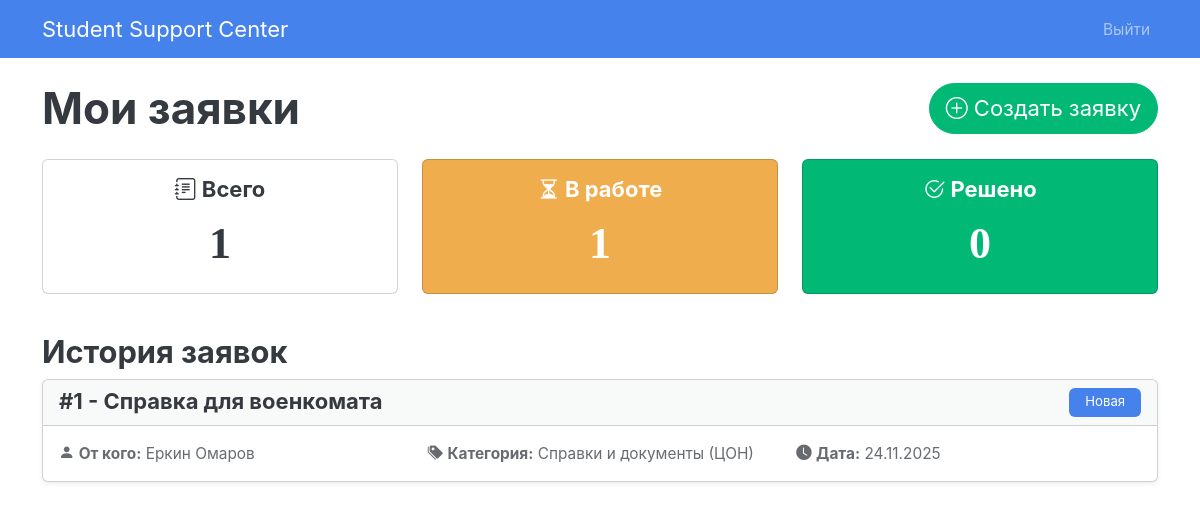
/ (signed in), run on an earlier commit of the app's database.
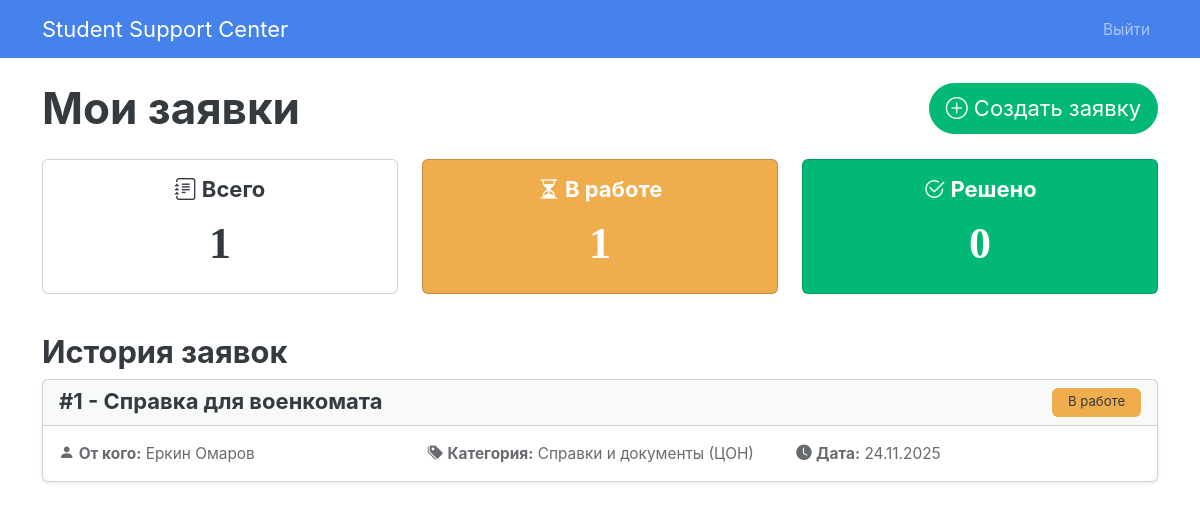
And on a later commit of the database.
### app/models.py (models this page shows, shortened)
class Ticket(db.Model):
    id = db.Column(db.Integer, primary_key=True)
    title = db.Column(db.String(100), nullable=False)
    description = db.Column(db.Text, nullable=False)
    location = db.Column(db.String(50)) # Мұны "Кабинет" немесе "Байланыс телефоны" деп қолдануға болады
    status = db.Column(db.String(20), nullable=False, default='Новая')
    created_at = db.Column(db.DateTime, default=datetime.utcnow)
    attachment_filename = db.Column(db.String(255), nullable=True)
    creator_id = db.Column(db.Integer, db.ForeignKey('user.id'), nullable=False)
    assignee_id = db.Column(db.Integer, db.ForeignKey('user.id'))
    category_id = db.Column(db.Integer, db.ForeignKey('category.id'), nullable=True)
    category = db.relationship('Category', backref=db.backref('tickets', lazy=True))
    comments = db.relationship('Comment', backref='ticket', lazy=True, cascade="all, delete-orphan")

class User(UserMixin, db.Model):
    id = db.Column(db.Integer, primary_key=True)
    email = db.Column(db.String(100), unique=True, nullable=False)
    full_name = db.Column(db.String(100), nullable=False)
    group_number = db.Column(db.String(20), nullable=True)
    password_hash = db.Column(db.String(128))
    role = db.Column(db.String(10), nullable=False, default='user')
    created_tickets = db.relationship('Ticket', foreign_keys='Ticket.creator_id', backref='creator', lazy=True)
    assigned_tickets = db.relationship('Ticket', foreign_keys='Ticket.assignee_id', backref='assignee', lazy=True)
    comments = db.relationship('Comment', backref='author', lazy=True)

class Category(db.Model):
    id = db.Column(db.Integer, primary_key=True)
    name = db.Column(db.String(100), unique=True, nullable=False)

### app/routes.py (the view, shortened to what this page needs)
@main.route('/')
@login_required
def index():
    stats = {}
    tickets = []
    if current_user.role == 'admin':
        tickets = Ticket.query.order_by(Ticket.created_at.desc()).all()
        stats = {
            'total_tickets': Ticket.query.count(),
            'total_users': User.query.count(),
            'open_tickets': Ticket.query.filter(Ticket.status.in_(['Новая', 'В работе'])).count()
        }
    else:
        tickets = Ticket.query.filter_by(creator_id=current_user.id).order_by(Ticket.created_at.desc()).all()
        stats = {
            'total': len(tickets),
            'active': len([t for t in tickets if t.status in ['Новая', 'В работе']]),
            'completed': len([t for t in tickets if t.status == 'Выполнена'])
        }
    return render_template('index.html', tickets=tickets, stats=stats)

### app/templates/index.html (shortened to what this page needs)
{% extends "base.html" %}
{% block content %}
{% if current_user.role == 'admin' %}
    <h1 class="mb-4">Панель администратора</h1>
    <div class="row mb-4">
        <div class="col-lg-4 mb-3">
            <div class="card text-white bg-dark text-center h-100">
                <div class="card-body">
                    <h5 class="card-title"><i class="bi bi-ticket-detailed"></i> Всего заявок</h5>
                    <p class="card-text fs-1 fw-bold">{{ stats.total_tickets }}</p>
                </div>
            </div>
        </div>
        <div class="col-lg-4 mb-3">
            <div class="card text-white bg-danger text-center h-100">
                <div class="card-body">
                    <h5 class="card-title"><i class="bi bi-exclamation-triangle"></i> Открытые заявки</h5>
                    <p class="card-text fs-1 fw-bold">{{ stats.open_tickets }}</p>
                </div>
            </div>
        </div>
        <div class="col-lg-4 mb-3">
            <div class="card text-white bg-info text-center h-100">
                <div class="card-body">
                    <h5 class="card-title"><i class="bi bi-people-fill"></i> Пользователи</h5>
                    <p class="card-text fs-1 fw-bold">{{ stats.total_users }}</p>
                </div>
            </div>
        </div>
    </div>
    <h2>Все заявки в системе</h2>
{% else %}
    <div class="d-flex justify-content-between align-items-center mb-4">
        <h1 class="mb-0">Мои заявки</h1>
        <a href="{{ url_for('main.create_ticket') }}" class="btn btn-success btn-lg">
            <i class="bi bi-plus-circle"></i> Создать заявку
        </a>
    </div>
    <div class="row mb-4">
        <div class="col-md-4 mb-3">
            <div class="card text-center h-100">
                <div class="card-body">
                    <h5 class="card-title"><i class="bi bi-journal-text"></i> Всего</h5>
                    <p class="card-text fs-1 fw-bold">{{ stats.total }}</p>
                </div>
            </div>
        </div>
        <div class="col-md-4 mb-3">
            <div class="card text-white bg-warning text-center h-100">
                <div class="card-body">
                    <h5 class="card-title"><i class="bi bi-hourglass-split"></i> В работе</h5>
                    <p class="card-text fs-1 fw-bold">{{ stats.active }}</p>
                </div>
            </div>
        </div>
        <div class="col-md-4 mb-3">
            <div class="card text-white bg-success text-center h-100">
                <div class="card-body">
                    <h5 class="card-title"><i class="bi bi-check2-circle"></i> Решено</h5>
                    <p class="card-text fs-1 fw-bold">{{ stats.completed }}</p>
                </div>
            </div>
        </div>
    </div>
    <h3>История заявок</h3>
{% endif %}
<div class="ticket-list">
{% for ticket in tickets %}
    <div class="card mb-3 shadow-sm ticket-card">
        <div class="card-header d-flex justify-content-between">
            <h5 class="mb-0">
                <a href="{{ url_for('main.ticket_detail', ticket_id=ticket.id) }}" class="text-decoration-none text-dark stretched-link">
                    #{{ ticket.id }} - {{ ticket.title }}
                </a>
            </h5>
            <span class="badge {% if ticket.status == 'Новая' %}bg-primary{% elif ticket.status == 'В работе' %}bg-warning text-dark{% else %}bg-success{% endif %}">
                {{ ticket.status }}
            </span>
        </div>
        <div class="card-body text-muted small">
            <div class="row">
                <div class="col-sm-4"><i class="bi bi-person-fill"></i> <b>От кого:</b> {{ ticket.creator.full_name }}</div>
                {% if ticket.category %}<div class="col-sm-4"><i class="bi bi-tags-fill"></i> <b>Категория:</b> {{ ticket.category.name }}</div>{% endif %}
                <div class="col-sm-4"><i class="bi bi-clock-fill"></i> <b>Дата:</b> {{ ticket.created_at.strftime('%d.%m.%Y') }}</div>
            </div>
        </div>
    </div>
{% else %}
    <p>Заявок пока нет.</p>
{% endfor %}
</div>
{% endblock %}

What changed in the data, as far as the page shows it:
changed Ticket "Справка для военкомата": status "Новая" → "В работе"
